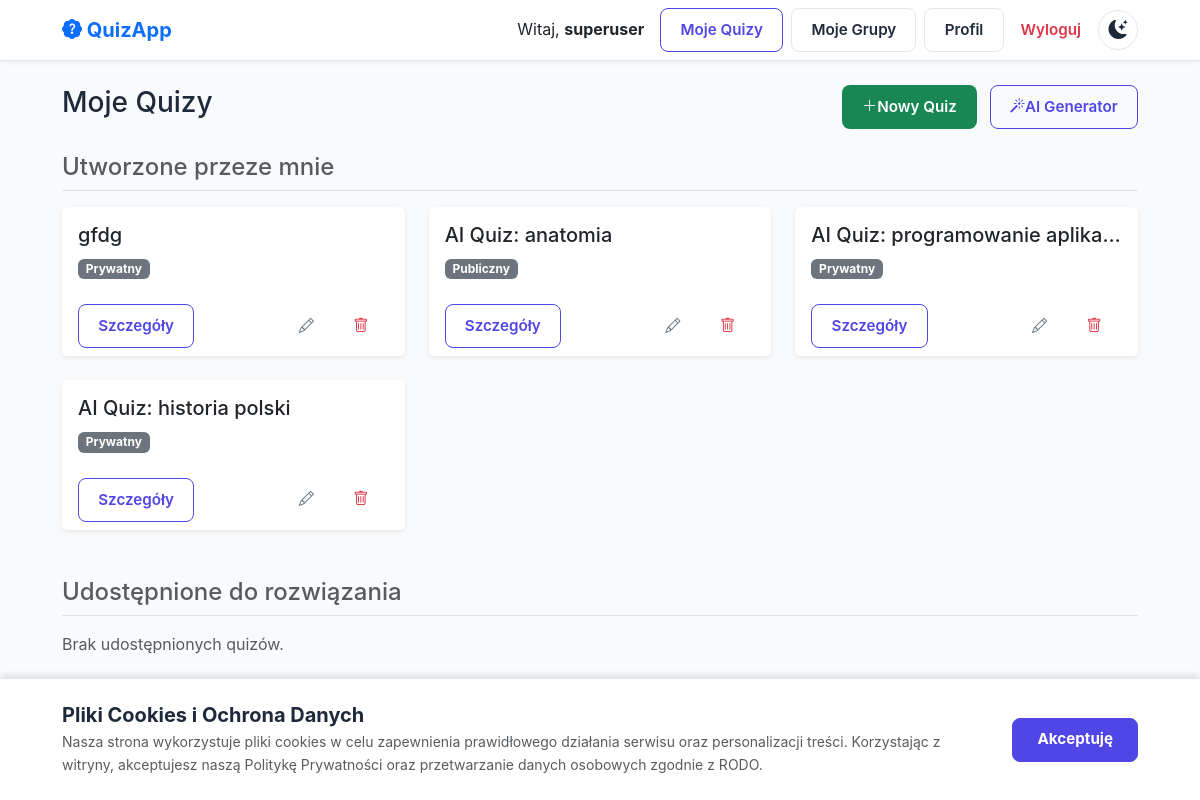
The app's page /my-quizzes/ (signed in) with its own data.
### accounts/models.py (models this page shows)
class User(AbstractUser):
    groups = models.ManyToManyField(
        Group,
        verbose_name='groups',
        blank=True,
        help_text=(
            'The groups this user belongs to. A user will get all permissions '
            'granted to each of their groups.'
        ),
        related_name="%(app_label)s_%(class)s_groups",
        related_query_name="user",
    )
    user_permissions = models.ManyToManyField(
        Permission,
        verbose_name='user permissions',
        blank=True,
        help_text='Specific permissions for this user.',
        related_name="%(app_label)s_%(class)s_user_permissions",
        related_query_name="user",
    )
    pass # Keep pass if you have no other custom fields yet

### quizzes/models.py (models this page shows, shortened)
class Quiz(models.Model):
    class Visibility(models.TextChoices):
        PUBLIC = 'PUBLIC', 'Publiczny'
        PRIVATE = 'PRIVATE', 'Prywatny'
    title = models.CharField(max_length=255, verbose_name="Tytuł")
    author = models.ForeignKey(settings.AUTH_USER_MODEL, on_delete=models.CASCADE, verbose_name="Autor")
    visibility = models.CharField(
        max_length=10,
        choices=Visibility.choices,
        default=Visibility.PRIVATE,
        verbose_name="Widoczność"
    )
    time_limit = models.IntegerField(
        default=0,
        verbose_name="Limit czasu (w minutach)",
        help_text="Ustaw 0, aby wyłączyć limit czasu."
    )
    instant_feedback = models.BooleanField(
        default=False,
        verbose_name="Natychmiastowe odpowiedzi",
        help_text="Jeśli zaznaczone, użytkownik zobaczy poprawne odpowiedzi po każdym pytaniu."
    )
    users_permissions = models.ManyToManyField(
        settings.AUTH_USER_MODEL,
        through='QuizUserPermission',
        related_name='quiz_access',
        blank=True,
        verbose_name="Uprawnienia użytkowników"
    )
    groups_permissions = models.ManyToManyField(
        QuizGroup,
        through='QuizGroupPermission',
        related_name='quiz_access',
        blank=True,
        verbose_name="Uprawnienia grup"
    )

### quizzes/views.py (the view)
# urls.py: path('my-quizzes/', views.my_quizzes_view, name='my-quizzes'),
@login_required
def my_quizzes_view(request):
    created_quizzes = Quiz.objects.filter(author=request.user)
    user_groups = request.user.group_memberships.all()
    editable_quizzes = Quiz.objects.filter(
        Q(quizuserpermission__user=request.user, quizuserpermission__role='EDITOR') |
        Q(quizgrouppermission__group__in=user_groups, quizgrouppermission__role='EDITOR')
    ).exclude(author=request.user).distinct()
    shared_quizzes = Quiz.objects.filter(
        Q(quizuserpermission__user=request.user) |
        Q(quizgrouppermission__group__in=user_groups)
    ).exclude(pk__in=created_quizzes).exclude(pk__in=editable_quizzes).distinct()
    return render(request, 'quizzes/my_quizzes.html', {
        'quizzes': created_quizzes,
        'editable_quizzes': editable_quizzes,
        'shared_quizzes': shared_quizzes
    })

### templates/quizzes/my_quizzes.html (shortened to what this page needs)
{% extends 'base.html' %}
{% block content %}
<div class="d-flex justify-content-between align-items-center mb-4">
    <h1 class="h3">Moje Quizy</h1>
    <div>
        <a href="{% url 'quiz-create' %}" class="btn btn-success">
            <i class="bi bi-plus-lg"></i> Nowy Quiz
        </a>
        <a href="{% url 'quiz-generate' %}" class="btn btn-outline-primary ms-2">
            <i class="bi bi-magic"></i> AI Generator
        </a>
    </div>
</div>
<h4 class="text-muted mb-3 border-bottom pb-2">Utworzone przeze mnie</h4>
{% if quizzes %}
    <div class="row row-cols-1 row-cols-md-2 row-cols-lg-3 g-4 mb-5">
        {% for quiz in quizzes %}
        <div class="col">
            <div class="card h-100 shadow-sm border-0">
                <div class="card-body">
                    <h5 class="card-title text-truncate">{{ quiz.title }}</h5>
                    <span class="badge bg-secondary">{{ quiz.get_visibility_display }}</span>
                </div>
                <div class="card-footer bg-white border-top-0 d-flex justify-content-between">
                    <a href="{% url 'quiz-detail' quiz.pk %}" class="btn btn-sm btn-outline-primary">Szczegóły</a>
                    <div class="btn-group">
                        <a href="{% url 'quiz-edit' quiz.pk %}" class="btn btn-sm btn-outline-secondary" title="Edytuj"><i class="bi bi-pencil"></i></a>
                        <a href="{% url 'quiz-delete' quiz.pk %}" class="btn btn-sm btn-outline-danger" title="Usuń"><i class="bi bi-trash"></i></a>
                    </div>
                </div>
            </div>
        </div>
        {% endfor %}
    </div>
{% else %}
    <p class="text-muted mb-5">Brak utworzonych quizów.</p>
{% endif %}
<h4 class="text-muted mb-3 border-bottom pb-2">Udostępnione do rozwiązania</h4>
{% if shared_quizzes %}
    <div class="row row-cols-1 row-cols-md-2 row-cols-lg-3 g-4">
        {% for quiz in shared_quizzes %}
        <div class="col">
            <div class="card h-100 border-dashed bg-light">
                <div class="card-body">
                    <h5 class="card-title">{{ quiz.title }}</h5>
                    <p class="card-text small text-muted">Autor: {{ quiz.author.username }}</p>
                    <a href="{% url 'quiz-detail' quiz.pk %}" class="btn btn-primary btn-sm w-100">Rozwiąż</a>
                </div>
            </div>
        </div>
        {% endfor %}
    </div>
{% else %}
    <p class="text-muted">Brak udostępnionych quizów.</p>
{% endif %}
{% endblock %}

### templates/base.html (shortened to what this page needs)
{% load static %}
<!DOCTYPE html>
<html lang="pl">
<head>
    <link href="https://cdn.jsdelivr.net/npm/bootstrap@5.3.0/dist/css/bootstrap.min.css" rel="stylesheet">
    <link rel="stylesheet" href="https://cdn.jsdelivr.net/npm/bootstrap-icons@1.10.0/font/bootstrap-icons.css">
    <link rel="stylesheet" href="{% static 'css/style.css' %}">
</head>
<body class="d-flex flex-column min-vh-100">
    <nav class="navbar navbar-expand-lg navbar-light bg-white mb-4">
        <div class="container">
            <a class="navbar-brand fw-bold text-primary" href="{% url 'home' %}">
                <i class="bi bi-patch-question-fill"></i> QuizApp
            </a>
            <div class="collapse navbar-collapse" id="navbarNav">
                <ul class="navbar-nav ms-auto align-items-center">
                    {% if user.is_authenticated %}
                        <li class="nav-item">
                            <span class="nav-link disabled text-dark">Witaj, <strong>{{ user.username }}</strong></span>
                        </li>
                        <li class="nav-item ms-lg-2">
                            <a class="btn btn-outline-primary btn-sm" href="{% url 'my-quizzes' %}">Moje Quizy</a>
                        </li>
                        <li class="nav-item ms-lg-2">
                            <a class="btn btn-light btn-sm" href="{% url 'group-list' %}">Moje Grupy</a>
                        </li>
                        <li class="nav-item ms-lg-2">
                            <a class="btn btn-light btn-sm" href="{% url 'profile_edit' %}">Profil</a>
                        </li>
                        <li class="nav-item ms-lg-2">
                            <form action="{% url 'logout' %}" method="post" class="d-inline">
                                <button type="submit" class="btn btn-link nav-link text-danger">Wyloguj</button>
                            </form>
                        </li>
                    {% endif %}
                        <li class="nav-item ms-2">
                          <button id="theme-toggle" class="theme-toggle" aria-label="Przełącz motyw">
                            <i id="theme-icon" class="bi bi-moon-stars-fill"></i>
                          </button>
                        </li>
                </ul>
            </div>
        </div>
    </nav>
    <div class="container">
        {% block content %}{% endblock %}
    </div>
    <footer class="mt-auto py-3 text-center text-muted text-small">
        <div class="container">
        </div>
    </footer>
    <div id="cookie-banner" class="p-4">
        <div class="container d-flex flex-column flex-md-row align-items-center justify-content-between gap-3">
            <div class="text-muted">
                <h5 class="fw-bold mb-1"> Pliki Cookies i Ochrona Danych</h5>
                <p class="mb-0 small">
                    Nasza strona wykorzystuje pliki cookies w celu zapewnienia prawidłowego działania serwisu oraz personalizacji treści.
                    Korzystając z witryny, akceptujesz naszą Politykę Prywatności oraz przetwarzanie danych osobowych zgodnie z RODO.
                </p>
            </div>
            <div class="d-flex gap-2 shrink-0">
                <button id="accept-cookies" class="btn btn-primary btn-sm px-4 fw-bold">Akceptuję</button>
            </div>
        </div>
    </div>
</body>
</html>

### static/css/style.css (style rules this page uses)
:root { --bg: #f8fafc; --surface: #ffffff; --surface-hover: #f1f5f9; --text: #1e293b; --text-muted: #64748b; --border: #e2e8f0; --primary: #4f46e5; --primary-hover: #4338ca; --primary-text: #ffffff; --secondary: #64748b; --secondary-hover: #475569; --danger: #ef4444; --danger-hover: #dc2626; --success: #10b981; --shadow: 0 4px 6px -1px rgb(0 0 0 / 0.1), 0 2px 4px -2px rgb(0 0 0 / 0.1); --radius: 12px; }
* { box-sizing: border-box; }
body { font-family: 'Inter', -apple-system, BlinkMacSystemFont, "Segoe UI", Roboto, sans-serif; background-color: var(--bg); color: var(--text); margin: 0; line-height: 1.6; transition: background-color 0.3s, color 0.3s; }
a { color: var(--primary); text-decoration: none; transition: color 0.2s; }
h1, h2, h3, h4, h5, h6 { color: var(--text); margin-top: 0; }
h1 { font-size: 2rem; margin-bottom: 1.5rem; }
nav { background: var(--surface); padding: 1rem 2rem; display: flex; justify-content: space-between; align-items: center; border-bottom: 1px solid var(--border); box-shadow: 0 1px 3px 0 rgb(0 0 0 / 0.1); }
.container { max-width: 1100px; }
.btn { display: inline-flex; align-items: center; justify-content: center; padding: 0.6rem 1.2rem; border-radius: 8px; text-decoration: none; border: 1px solid transparent; cursor: pointer; font-size: 0.95rem; font-weight: 600; transition: all 0.2s; line-height: 1.5; }
.btn-primary { background-color: var(--primary); border-color: var(--primary); color: var(--primary-text); }
.btn-secondary, .btn-light { background-color: var(--surface); color: var(--text); border-color: var(--border); }
.btn-outline-primary { color: var(--primary); border-color: var(--primary); background-color: transparent; }
.theme-toggle { padding: 0.5rem; border-radius: 50%; border: 1px solid var(--border); background-color: var(--surface); color: var(--text); cursor: pointer; width: 40px; height: 40px; display: flex; align-items: center; justify-content: center; font-size: 1.2rem; transition: transform 0.2s, background-color 0.2s; }
#cookie-banner { position: fixed; bottom: 0; left: 0; width: 100%; z-index: 1050; background-color: var(--surface); color: var(--text); border-top: 1px solid var(--border); box-shadow: 0 -4px 6px -1px rgba(0, 0, 0, 0.1); transform: translateY(100%); transition: transform 0.3s ease-in-out; }
#cookie-banner.show { transform: translateY(0); }

### templates/base.html (style rules this page uses)
body { background-color: var(--bg); color: var(--text); transition: background-color 0.3s, color 0.3s; }
.card { border: none; box-shadow: 0 4px 6px rgba(0,0,0,0.05); }
.navbar { box-shadow: 0 2px 4px rgba(0,0,0,0.05); }

### records on screen
User: username "superuser"
Quiz: title "gfdg", visibility "Prywatny"
Quiz: title "AI Quiz: anatomia", visibility "Publiczny"
Quiz: title "AI Quiz: programowanie aplika…", visibility "Prywatny"
Quiz: title "AI Quiz: historia polski", visibility "Prywatny"
